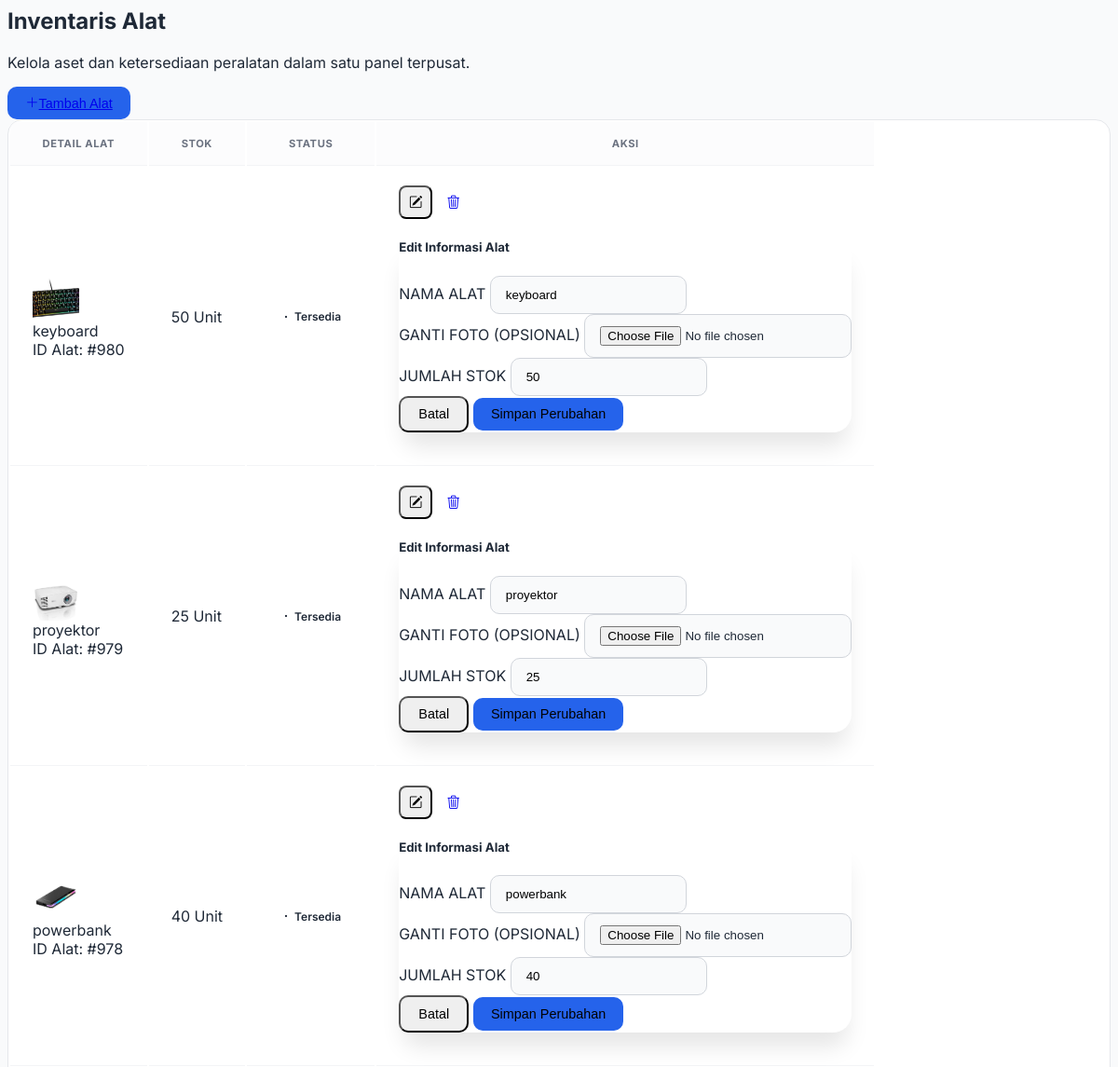
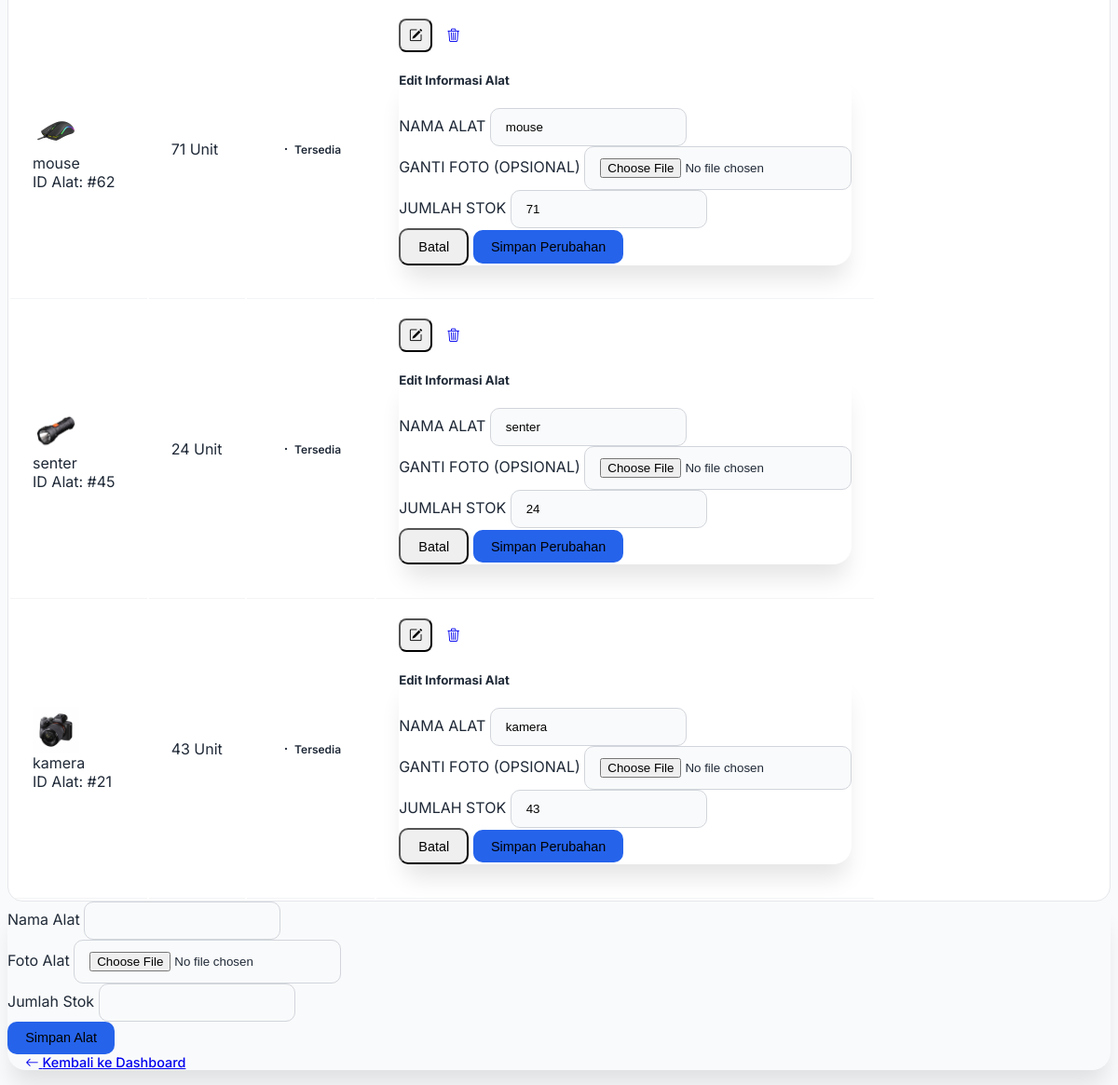
/index.php?page=kelola-alat (signed in), run on the app's committed database (2 pictures, top to bottom).
### tables this page shows
CREATE TABLE `alat` (
  `id` int(11) NOT NULL,
  `nama_alat` varchar(100) DEFAULT NULL,
  `foto` varchar(255) DEFAULT 'default.jpg',
  `stok` int(11) DEFAULT NULL,
  `status` enum('tersedia','kosong') DEFAULT NULL
);

### Controllers/AdminController.php (called while the page is built, shortened)
<?php
class AdminController {
    private $db;
    public function __construct($db) {
        $this->db = $db;
    }
public function indexAlat() {
    $alat = $this->db->query("SELECT * FROM alat ORDER BY id DESC");
    require 'views/admin/kelola_alat.php';
}
}
?>

### views/admin/kelola_alat.php (the view, shortened to what this page needs)
<link rel="stylesheet" href="https://cdn.jsdelivr.net/npm/bootstrap-icons@1.11.0/font/bootstrap-icons.css">
<div class="container py-5">
    <div class="row align-items-center mb-5">
        <div class="col-md-8">
            <h2 class="fw-bold tracking-tight mb-1">Inventaris Alat</h2>
            <p class="text-muted">Kelola aset dan ketersediaan peralatan dalam satu panel terpusat.</p>
        </div>
        <div class="col-md-4 text-md-end">
            <button class="btn btn-primary shadow-sm" data-bs-toggle="modal" data-bs-target="#modalTambahAlat">
                <a href="#modalTambahAlat" class="bi bi-plus-lg me-2" >Tambah Alat </a>
            </button>
        </div>
    </div>
    <div class="card-custom shadow-sm">
        <div class="table-responsive">
            <table class="table table-hover align-middle mb-0">
    <thead>
        <tr>
            <th>Detail Alat</th>
            <th>Stok</th>
            <th>Status</th>
            <th class="text-end">Aksi</th>
        </tr>
    </thead>
    <tbody>
        <?php while($row = $alat->fetch_assoc()): ?>
        <tr>
            <td>
                <div class="d-flex align-items-center">
                    <div class="me-3">
                        <img src="assets/img/alat/<?= $row['foto']; ?>"
                             alt="foto"
                             class="rounded shadow-sm border"
                             style="width: 50px; height: 50px; object-fit: cover;">
                    </div>
                    <div>
                        <div class="fw-bold text-dark"><?= $row['nama_alat']; ?></div>
                        <div class="text-muted small">ID Alat: #<?= $row['id']; ?></div>
                    </div>
                </div>
            </td>
            <td>
                <span class="fw-semibold"><?= $row['stok']; ?></span> <span class="text-muted small">Unit</span>
            </td>
            <td>
                <?php if($row['status'] == 'tersedia'): ?>
                    <span class="badge-status bg-success-subtle text-success">
                        <i class="bi bi-dot"></i> Tersedia
                    </span>
                <?php else: ?>
                    <span class="badge-status bg-danger-subtle text-danger">
                        <i class="bi bi-dot"></i> Stok Habis
                    </span>
                <?php endif; ?>
            </td>
            <td class="text-end">
                <div class="d-flex justify-content-end gap-2">
                    <button class="btn btn-light btn-action" data-bs-toggle="modal" data-bs-target="#modalEditAlat<?= $row['id']; ?>">
                        <i class="bi bi-pencil-square text-primary"></i>
                    </button>
                    <a href="index.php?page=hapus-alat&id=<?= $row['id']; ?>" class="btn btn-light btn-action" onclick="return confirm('Hapus alat ini?')" title="Hapus">
                        <i class="bi bi-trash3 text-danger"></i>
                    </a>
                </div>
                <div class="modal fade" id="modalEditAlat<?= $row['id']; ?>" tabindex="-1" aria-hidden="true">
                    <div class="modal-dialog modal-dialog-centered">
                        <form action="index.php?page=update-alat" method="POST" enctype="multipart/form-data" class="modal-content text-start">
                            <div class="modal-header border-0 pb-0">
                                <h5 class="fw-bold">Edit Informasi Alat</h5>
                            </div>
                            <div class="modal-body py-4">
                                <div class="mb-3">
                                    <label class="form-label text-muted small fw-bold">NAMA ALAT</label>
                                    <input type="text" name="nama_alat" class="form-control" value="<?= $row['nama_alat']; ?>" required>
                                </div>
                                <div class="mb-3">
                                    <label class="form-label text-muted small fw-bold">GANTI FOTO (OPSIONAL)</label>
                                    <input type="file" name="foto" class="form-control">
                                </div>
                                <div class="mb-0">
                                    <label class="form-label text-muted small fw-bold">JUMLAH STOK</label>
                                    <input type="number" name="stok" class="form-control" value="<?= $row['stok']; ?>" min="0" required>
                                </div>
                            </div>
                            <div class="modal-footer border-0">
                                <button type="button" class="btn btn-light" data-bs-dismiss="modal">Batal</button>
                                <button type="submit" class="btn btn-primary px-4">Simpan Perubahan</button>
                            </div>
                        </form>
                    </div>
                </div>
            </td>
        </tr>
        <?php endwhile; ?>
    </tbody>
</table>
        </div>
    </div>
</div>
<div class="modal fade" id="modalTambahAlat" tabindex="-1" aria-hidden="true">
    <div class="modal-dialog modal-dialog-centered">
        <form action="index.php?page=simpan-alat" method="POST" enctype="multipart/form-data" class="modal-content">
    <div class="modal-body">
        <div class="mb-3">
            <label>Nama Alat</label>
            <input type="text" name="nama_alat" class="form-control" required>
        </div>
        <div class="mb-3">
            <label>Foto Alat</label>
            <input type="file" name="foto" class="form-control" accept="image/*">
        </div>
        <div class="mb-3">
            <label>Jumlah Stok</label>
            <input type="number" name="stok" class="form-control" required>
        </div>
</div>
    <div class="modal-footer">
        <button type="submit" class="btn btn-primary">Simpan Alat</button>
    </div>
    <a href="index.php?page=dashboard" class="btn btn-link text-decoration-none text-muted">
            <i class="bi bi-arrow-left me-1"></i> Kembali ke Dashboard
        </a>
        </form>
    </div>
</div>

### index.php (shortened to what this page needs)
<?php
$database = new Database();
$db = $database->getConnection();
$page = isset($_GET['page']) ? $_GET['page'] : 'login';
switch ($page) {
   case 'kelola-alat':
    require_once 'controllers/AdminController.php';
    $admin = new AdminController($db);
    $admin->indexAlat();
    break;
}

### views/admin/kelola_alat.php (style rules this page uses)
.card-custom { background: #ffffff; border: 1px solid #e5e7eb; border-radius: 16px; overflow: hidden; }
.table thead th { background-color: #fcfcfd; text-transform: uppercase; font-size: 0.7rem; font-weight: 700; letter-spacing: 0.05em; color: var(--text-muted); border-bottom: 1px solid #f3f4f6; padding: 1rem 1.5rem; }
.table tbody td { padding: 1.2rem 1.5rem; border-bottom: 1px solid #f3f4f6; }
.btn { padding: 0.6rem 1.2rem; border-radius: 10px; font-weight: 500; font-size: 0.9rem; transition: all 0.2s ease; }
.btn-primary { background-color: var(--primary-color); border: none; }
.btn-action { width: 36px; height: 36px; padding: 0; display: inline-flex; align-items: center; justify-content: center; border-radius: 8px; }
.badge-status { padding: 0.5em 1em; border-radius: 99px; font-weight: 600; font-size: 0.75rem; }
.modal-content { border: none; border-radius: 20px; box-shadow: 0 20px 25px -5px rgba(0,0,0,0.1); }
.form-control { border-radius: 10px; padding: 0.75rem 1rem; border: 1px solid #d1d5db; background-color: #f9fafb; }

### data on the page
alat: foto (picture), nama_alat "keyboard", id "980", stok "50", status "tersedia" (drawn)
alat: foto (picture), nama_alat "proyektor", id "979", stok "25", status "tersedia" (drawn)
alat: foto (picture), nama_alat "powerbank", id "978", stok "40", status "tersedia" (drawn)
alat: foto (picture), nama_alat "mouse", id "62", stok "71", status "tersedia" (drawn)
alat: foto (picture), nama_alat "senter", id "45", stok "24", status "tersedia" (drawn)
alat: foto (picture), nama_alat "kamera", id "21", stok "43", status "tersedia" (drawn)
